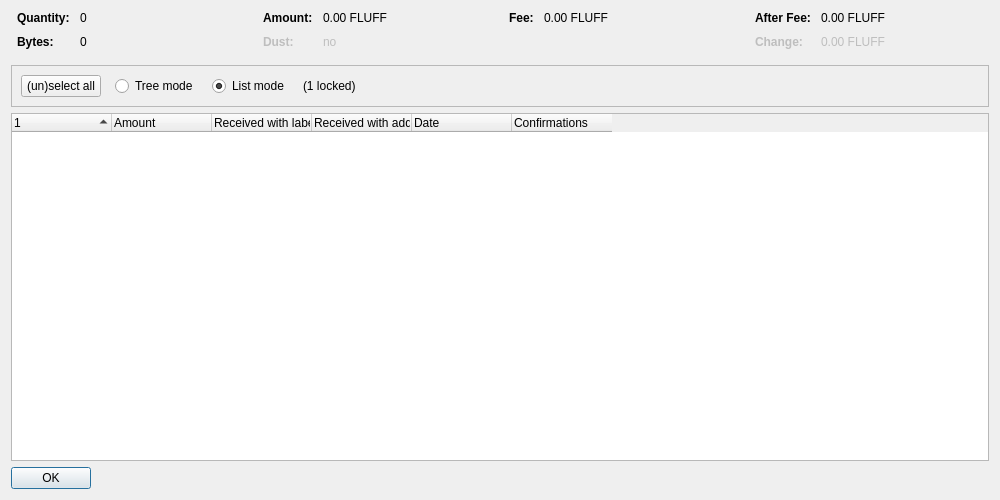
<?xml version="1.0" encoding="UTF-8"?>
<ui version="4.0">
 <class>CoinControlDialog</class>
 <widget class="QDialog" name="CoinControlDialog">
  <property name="geometry">
   <rect>
    <x>0</x>
    <y>0</y>
    <width>1000</width>
    <height>500</height>
   </rect>
  </property>
  <property name="windowTitle">
   <string>Coin Selection</string>
  </property>
  <layout class="QVBoxLayout" name="verticalLayout">
   <item>
    <layout class="QHBoxLayout" name="horizontalLayoutTop" stretch="0,0,0,0">
     <property name="topMargin">
      <number>0</number>
     </property>
     <property name="bottomMargin">
      <number>10</number>
     </property>
     <item>
      <layout class="QFormLayout" name="formLayoutCoinControl1">
       <property name="horizontalSpacing">
        <number>10</number>
       </property>
       <property name="verticalSpacing">
        <number>10</number>
       </property>
       <property name="leftMargin">
        <number>6</number>
       </property>
       <property name="rightMargin">
        <number>6</number>
       </property>
       <item row="0" column="0">
        <widget class="QLabel" name="labelCoinControlQuantityText">
         <property name="font">
          <font>
           <weight>75</weight>
           <bold>true</bold>
          </font>
         </property>
         <property name="text">
          <string>Quantity:</string>
         </property>
        </widget>
       </item>
       <item row="0" column="1">
        <widget class="QLabel" name="labelCoinControlQuantity">
         <property name="cursor">
          <cursorShape>IBeamCursor</cursorShape>
         </property>
         <property name="contextMenuPolicy">
          <enum>Qt::ActionsContextMenu</enum>
         </property>
         <property name="text">
          <string notr="true">0</string>
         </property>
         <property name="textInteractionFlags">
          <set>Qt::LinksAccessibleByMouse|Qt::TextSelectableByKeyboard|Qt::TextSelectableByMouse</set>
         </property>
        </widget>
       </item>
       <item row="1" column="0">
        <widget class="QLabel" name="labelCoinControlBytesText">
         <property name="font">
          <font>
           <weight>75</weight>
           <bold>true</bold>
          </font>
         </property>
         <property name="text">
          <string>Bytes:</string>
         </property>
        </widget>
       </item>
       <item row="1" column="1">
        <widget class="QLabel" name="labelCoinControlBytes">
         <property name="cursor">
          <cursorShape>IBeamCursor</cursorShape>
         </property>
         <property name="contextMenuPolicy">
          <enum>Qt::ActionsContextMenu</enum>
         </property>
         <property name="text">
          <string notr="true">0</string>
         </property>
         <property name="textInteractionFlags">
          <set>Qt::LinksAccessibleByMouse|Qt::TextSelectableByKeyboard|Qt::TextSelectableByMouse</set>
         </property>
        </widget>
       </item>
      </layout>
     </item>
     <item>
      <layout class="QFormLayout" name="formLayoutCoinControl2">
       <property name="horizontalSpacing">
        <number>10</number>
       </property>
       <property name="verticalSpacing">
        <number>10</number>
       </property>
       <property name="leftMargin">
        <number>6</number>
       </property>
       <property name="rightMargin">
        <number>6</number>
       </property>
       <item row="0" column="0">
        <widget class="QLabel" name="labelCoinControlAmountText">
         <property name="font">
          <font>
           <weight>75</weight>
           <bold>true</bold>
          </font>
         </property>
         <property name="text">
          <string>Amount:</string>
         </property>
        </widget>
       </item>
       <item row="0" column="1">
        <widget class="QLabel" name="labelCoinControlAmount">
         <property name="cursor">
          <cursorShape>IBeamCursor</cursorShape>
         </property>
         <property name="contextMenuPolicy">
          <enum>Qt::ActionsContextMenu</enum>
         </property>
         <property name="text">
          <string notr="true">0.00 FLUFF</string>
         </property>
         <property name="textInteractionFlags">
          <set>Qt::LinksAccessibleByMouse|Qt::TextSelectableByKeyboard|Qt::TextSelectableByMouse</set>
         </property>
        </widget>
       </item>
       <item row="1" column="0">
        <widget class="QLabel" name="labelCoinControlLowOutputText">
         <property name="enabled">
          <bool>false</bool>
         </property>
         <property name="font">
          <font>
           <weight>75</weight>
           <bold>true</bold>
          </font>
         </property>
         <property name="text">
          <string>Dust:</string>
         </property>
        </widget>
       </item>
       <item row="1" column="1">
        <widget class="QLabel" name="labelCoinControlLowOutput">
         <property name="enabled">
          <bool>false</bool>
         </property>
         <property name="cursor">
          <cursorShape>IBeamCursor</cursorShape>
         </property>
         <property name="contextMenuPolicy">
          <enum>Qt::ActionsContextMenu</enum>
         </property>
         <property name="text">
          <string notr="true">no</string>
         </property>
         <property name="textInteractionFlags">
          <set>Qt::LinksAccessibleByMouse|Qt::TextSelectableByKeyboard|Qt::TextSelectableByMouse</set>
         </property>
        </widget>
       </item>
      </layout>
     </item>
     <item>
      <layout class="QFormLayout" name="formLayoutCoinControl3">
       <property name="horizontalSpacing">
        <number>10</number>
       </property>
       <property name="verticalSpacing">
        <number>10</number>
       </property>
       <property name="leftMargin">
        <number>6</number>
       </property>
       <property name="rightMargin">
        <number>6</number>
       </property>
       <item row="0" column="0">
        <widget class="QLabel" name="labelCoinControlFeeText">
         <property name="font">
          <font>
           <weight>75</weight>
           <bold>true</bold>
          </font>
         </property>
         <property name="text">
          <string>Fee:</string>
         </property>
        </widget>
       </item>
       <item row="0" column="1">
        <widget class="QLabel" name="labelCoinControlFee">
         <property name="cursor">
          <cursorShape>IBeamCursor</cursorShape>
         </property>
         <property name="contextMenuPolicy">
          <enum>Qt::ActionsContextMenu</enum>
         </property>
         <property name="text">
          <string notr="true">0.00 FLUFF</string>
         </property>
         <property name="textInteractionFlags">
          <set>Qt::LinksAccessibleByMouse|Qt::TextSelectableByKeyboard|Qt::TextSelectableByMouse</set>
         </property>
        </widget>
       </item>
      </layout>
     </item>
     <item>
      <layout class="QFormLayout" name="formLayoutCoinControl4">
       <property name="horizontalSpacing">
        <number>10</number>
       </property>
       <property name="verticalSpacing">
        <number>10</number>
       </property>
       <property name="leftMargin">
        <number>6</number>
       </property>
       <property name="rightMargin">
        <number>6</number>
       </property>
       <item row="0" column="0">
        <widget class="QLabel" name="labelCoinControlAfterFeeText">
         <property name="font">
          <font>
           <weight>75</weight>
           <bold>true</bold>
          </font>
         </property>
         <property name="text">
          <string>After Fee:</string>
         </property>
        </widget>
       </item>
       <item row="0" column="1">
        <widget class="QLabel" name="labelCoinControlAfterFee">
         <property name="cursor">
          <cursorShape>IBeamCursor</cursorShape>
         </property>
         <property name="contextMenuPolicy">
          <enum>Qt::ActionsContextMenu</enum>
         </property>
         <property name="text">
          <string notr="true">0.00 FLUFF</string>
         </property>
         <property name="textInteractionFlags">
          <set>Qt::LinksAccessibleByMouse|Qt::TextSelectableByKeyboard|Qt::TextSelectableByMouse</set>
         </property>
        </widget>
       </item>
       <item row="1" column="0">
        <widget class="QLabel" name="labelCoinControlChangeText">
         <property name="enabled">
          <bool>false</bool>
         </property>
         <property name="font">
          <font>
           <weight>75</weight>
           <bold>true</bold>
          </font>
         </property>
         <property name="text">
          <string>Change:</string>
         </property>
        </widget>
       </item>
       <item row="1" column="1">
        <widget class="QLabel" name="labelCoinControlChange">
         <property name="enabled">
          <bool>false</bool>
         </property>
         <property name="cursor">
          <cursorShape>IBeamCursor</cursorShape>
         </property>
         <property name="contextMenuPolicy">
          <enum>Qt::ActionsContextMenu</enum>
         </property>
         <property name="text">
          <string notr="true">0.00 FLUFF</string>
         </property>
         <property name="textInteractionFlags">
          <set>Qt::LinksAccessibleByMouse|Qt::TextSelectableByKeyboard|Qt::TextSelectableByMouse</set>
         </property>
        </widget>
       </item>
      </layout>
     </item>
    </layout>
   </item>
   <item>
    <widget class="QFrame" name="frame">
     <property name="minimumSize">
      <size>
       <width>0</width>
       <height>40</height>
      </size>
     </property>
     <property name="frameShape">
      <enum>QFrame::StyledPanel</enum>
     </property>
     <property name="frameShadow">
      <enum>QFrame::Sunken</enum>
     </property>
     <layout class="QHBoxLayout" name="horizontalLayout">
      <item>
       <layout class="QHBoxLayout" name="horizontalLayoutPanel" stretch="0,0,0,0,0">
        <property name="spacing">
         <number>14</number>
        </property>
        <item>
         <widget class="QPushButton" name="pushButtonSelectAll">
          <property name="sizePolicy">
           <sizepolicy hsizetype="Maximum" vsizetype="Fixed">
            <horstretch>0</horstretch>
            <verstretch>0</verstretch>
           </sizepolicy>
          </property>
          <property name="text">
           <string>(un)select all</string>
          </property>
          <property name="autoDefault">
           <bool>false</bool>
          </property>
         </widget>
        </item>
        <item>
         <widget class="QRadioButton" name="radioTreeMode">
          <property name="sizePolicy">
           <sizepolicy hsizetype="Maximum" vsizetype="Fixed">
            <horstretch>0</horstretch>
            <verstretch>0</verstretch>
           </sizepolicy>
          </property>
          <property name="text">
           <string>Tree mode</string>
          </property>
         </widget>
        </item>
        <item>
         <widget class="QRadioButton" name="radioListMode">
          <property name="sizePolicy">
           <sizepolicy hsizetype="Maximum" vsizetype="Fixed">
            <horstretch>0</horstretch>
            <verstretch>0</verstretch>
           </sizepolicy>
          </property>
          <property name="text">
           <string>List mode</string>
          </property>
          <property name="checked">
           <bool>true</bool>
          </property>
         </widget>
        </item>
        <item>
         <widget class="QLabel" name="labelLocked">
          <property name="text">
           <string notr="true">(1 locked)</string>
          </property>
         </widget>
        </item>
        <item>
         <spacer name="horizontalSpacer">
          <property name="orientation">
           <enum>Qt::Horizontal</enum>
          </property>
          <property name="sizeHint" stdset="0">
           <size>
            <width>40</width>
            <height>20</height>
           </size>
          </property>
         </spacer>
        </item>
       </layout>
      </item>
     </layout>
    </widget>
   </item>
   <item>
    <widget class="CoinControlTreeWidget" name="treeWidget">
     <property name="contextMenuPolicy">
      <enum>Qt::CustomContextMenu</enum>
     </property>
     <property name="sortingEnabled">
      <bool>false</bool>
     </property>
     <property name="columnCount">
      <number>6</number>
     </property>
     <attribute name="headerShowSortIndicator" stdset="0">
      <bool>true</bool>
     </attribute>
     <attribute name="headerStretchLastSection">
      <bool>false</bool>
     </attribute>
     <column>
      <property name="text">
       <string/>
      </property>
     </column>
     <column>
      <property name="text">
       <string>Amount</string>
      </property>
     </column>
     <column>
      <property name="text">
       <string>Received with label</string>
      </property>
     </column>
     <column>
      <property name="text">
       <string>Received with address</string>
      </property>
     </column>
     <column>
      <property name="text">
       <string>Date</string>
      </property>
     </column>
     <column>
      <property name="text">
       <string>Confirmations</string>
      </property>
      <property name="toolTip">
       <string>Confirmed</string>
      </property>
     </column>
     <column>
      <property name="text">
       <string/>
      </property>
     </column>
     <column>
      <property name="text">
       <string/>
      </property>
     </column>
     <column>
      <property name="text">
       <string/>
      </property>
     </column>
     <column>
      <property name="text">
       <string/>
      </property>
     </column>
    </widget>
   </item>
   <item>
    <widget class="QDialogButtonBox" name="buttonBox">
     <property name="sizePolicy">
      <sizepolicy hsizetype="Maximum" vsizetype="Fixed">
       <horstretch>0</horstretch>
       <verstretch>0</verstretch>
      </sizepolicy>
     </property>
     <property name="orientation">
      <enum>Qt::Horizontal</enum>
     </property>
     <property name="standardButtons">
      <set>QDialogButtonBox::Ok</set>
     </property>
    </widget>
   </item>
  </layout>
 </widget>
 <customwidgets>
  <customwidget>
   <class>CoinControlTreeWidget</class>
   <extends>QTreeWidget</extends>
   <header>qt/coincontroltreewidget.h</header>
  </customwidget>
 </customwidgets>
 <resources/>
 <connections/>
</ui>
